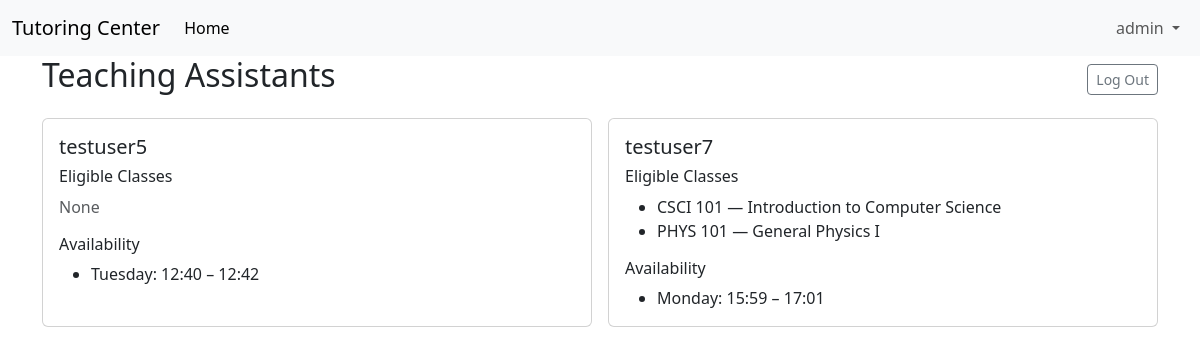
The app's page / (signed in) with its own data.
### accounts/models.py (models this page shows)
class CustomUser(AbstractUser):
    age = models.PositiveIntegerField(null=True, blank=True)
    @property
    def is_ta(self) -> bool:
        return hasattr(self, "ta_profile")

### pages/models.py (models this page shows, shortened)
class TAProfile(models.Model):
    user = models.OneToOneField(
        settings.AUTH_USER_MODEL,
        on_delete=models.CASCADE,
        related_name="ta_profile",
    )
    eligible_courses = models.ManyToManyField(
        Course, related_name="eligible_tas", blank=True
    )

class Availability(models.Model):
    class DayOfWeek(models.IntegerChoices):
        MONDAY = 0, "Monday"
        TUESDAY = 1, "Tuesday"
        WEDNESDAY = 2, "Wednesday"
        THURSDAY = 3, "Thursday"
        FRIDAY = 4, "Friday"
        SATURDAY = 5, "Saturday"
        SUNDAY = 6, "Sunday"
    ta = models.ForeignKey(
        TAProfile, on_delete=models.CASCADE, related_name="availabilities"
    )
    day_of_week = models.IntegerField(choices=DayOfWeek.choices)
    start_time = models.TimeField()
    end_time = models.TimeField()
    class Meta:
        ordering = ["ta", "day_of_week", "start_time"]
        constraints = [
            models.CheckConstraint(
                check=Q(end_time__gt=F("start_time")),
                name="availability_end_after_start",
            ),
        ]
        unique_together = ("ta", "day_of_week", "start_time", "end_time")

class Course(models.Model):
    code = models.CharField(max_length=20, unique=True)
    name = models.CharField(max_length=255)
    class Meta:
        ordering = ["code"]

### pages/views.py (the view)
# urls.py: path("", HomePageView.as_view(), name="home"),
class HomePageView(TemplateView):
    template_name = "home.html"
    def get_context_data(self, **kwargs):
        context = super().get_context_data(**kwargs)
        availability_qs = Availability.objects.order_by("day_of_week", "start_time")
        tas = (
            TAProfile.objects.select_related("user")
            .prefetch_related("eligible_courses", Prefetch("availabilities", queryset=availability_qs))
            .order_by("user__username")
        )
        context["tas"] = tas
        return context

### templates/home.html (shortened to what this page needs)
{% extends 'base.html' %}
{% block content %}
  <div class="d-flex justify-content-between align-items-center mb-3">
    <h2>Teaching Assistants</h2>
    <div>
      {% if user.is_authenticated %}
        <form action="{% url 'logout' %}" method="post" class="d-inline">
          <button type="submit" class="btn btn-outline-secondary btn-sm">Log Out</button>
        </form>
      {% else %}
        <a href="{% url 'login' %}" class="btn btn-outline-primary btn-sm">Log In</a>
        <a href="{% url 'signup' %}" class="btn btn-primary btn-sm ms-2">Sign Up</a>
      {% endif %}
    </div>
  </div>
  {% if tas %}
    <div class="row row-cols-1 row-cols-md-2 g-3">
      {% for ta in tas %}
        <div class="col">
          <div class="card h-100">
            <div class="card-body">
              <h5 class="card-title">{{ ta.user.get_full_name|default:ta.user.username }}</h5>
              <h6 class="mt-2">Eligible Classes</h6>
              {% if ta.eligible_courses.all %}
                <ul class="mb-2">
                  {% for c in ta.eligible_courses.all %}
                    <li>{{ c.code }} — {{ c.name }}</li>
                  {% empty %}
                    <li><span class="text-muted">None</span></li>
                  {% endfor %}
                </ul>
              {% else %}
                <p class="text-muted">None</p>
              {% endif %}
              <h6 class="mt-3">Availability</h6>
              {% if ta.availabilities.all %}
                <ul class="mb-0">
                  {% for av in ta.availabilities.all %}
                    <li>
                      {{ av.get_day_of_week_display }}:
                      {{ av.start_time|time:"H:i" }} – {{ av.end_time|time:"H:i" }}
                    </li>
                  {% empty %}
                    <li><span class="text-muted">No availability listed</span></li>
                  {% endfor %}
                </ul>
              {% else %}
                <p class="text-muted">No availability listed</p>
              {% endif %}
            </div>
          </div>
        </div>
      {% endfor %}
    </div>
  {% else %}
    <p class="text-muted">No TAs yet. Be the first to <a href="{% url 'signup' %}">sign up</a>.</p>
  {% endif %}
{% endblock %}

### templates/base.html (shortened to what this page needs)
<!DOCTYPE html>
<html>
  <head>
    <link href="https://cdn.jsdelivr.net/npm/bootstrap@5.3.8/dist/css/bootstrap.min.css" rel="stylesheet">
  </head>
  <body>
<nav class="navbar navbar-expand-lg bg-body-tertiary">
  <div class="container-fluid">
    <a class="navbar-brand" href="{% url 'home' %}">Tutoring Center</a>
    <div class="collapse navbar-collapse" id="navbarSupportedContent">
      <ul class="navbar-nav me-auto mb-2 mb-lg-0">
        <li class="nav-item">
          <a class="nav-link active" aria-current="page" href="#">Home</a>
        </li>
      </ul>
      <div class="mr-auto">
        <ul class="navbar-nav">
          {% if user.is_authenticated %}
          <li class="nav-item dropdown">
            <a class="nav-link dropdown-toggle" href="#" role="button"
              data-bs-toggle="dropdown" aria-expanded="false">
              {{ user.username }}
            </a>
          </li>
          {% endif %}
        </ul>
      </div>
    </div>
  </div>
</nav>
    <main>
      <div class="container">
      {% block content %}
      {% endblock content %}
      </div>
    </main>
  </body>
</html>

### records on screen
CustomUser: username "admin"
TAProfile: user.get_full_name "testuser5", shows "None"
Availability: day_of_week "Tuesday", start_time "12:40", end_time "12:42"
TAProfile: user.get_full_name "testuser7"
Course: code "CSCI 101", name "Introduction to Computer Science"
Course: code "PHYS 101", name "General Physics I"
Availability: day_of_week "Monday", start_time "15:59", end_time "17:01"
